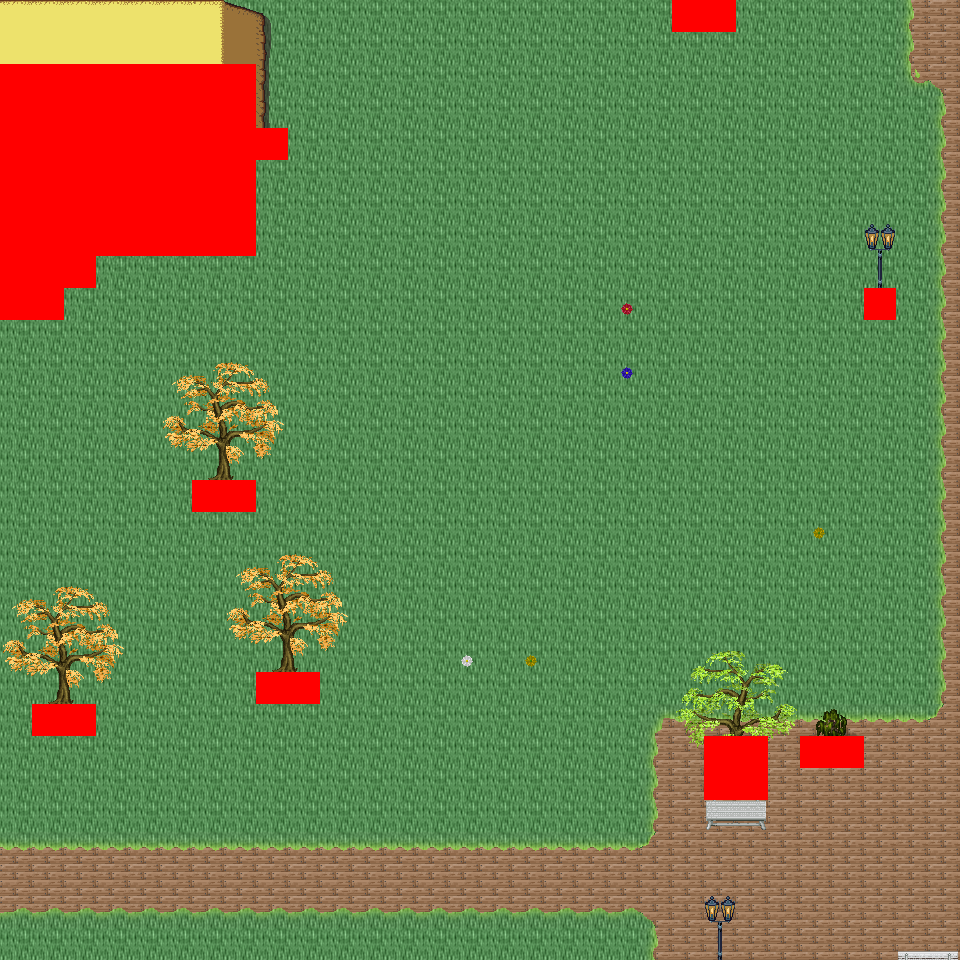

This game map was drawn from its Tiled (.tmx) file and the tilesets committed beside it. A one-line description and the trimmed map source follow:
An orthogonal 30x30 tile map with 32x32 px tiles, 6 tile layers (Ground, Object, Object2, Above, ...), 54 tilesets and 6 objects (6x mapExit).

<map version="1.0" orientation="orthogonal" renderorder="right-down" width="30" height="30" tilewidth="32" tileheight="32" nextobjectid="7">
  <tileset firstgid="1" name="tileset_logic_collision" tilewidth="32" tileheight="32" tilecount="1" columns="1">
    <image source="../drawable/tileset_logic_collision.png" width="32" height="32" />
  </tileset>
  <tileset firstgid="2" name="tileset_ground_ground" tilewidth="32" tileheight="32" tilecount="33" columns="3">
    <image source="../drawable/tileset_ground_ground.png" width="96" height="352" />
  </tileset>
  <tileset firstgid="35" name="tileset_building_castle" tilewidth="32" tileheight="32" tilecount="320" columns="20">
    <image source="../drawable/tileset_building_castle.png" width="640" height="512" />
  </tileset>
  <tileset firstgid="355" name="tileset_item_weapon_cannon" tilewidth="32" tileheight="32" tilecount="12" columns="3">
    <image source="../drawable/tileset_item_weapon_cannon.png" width="96" height="128" />
  </tileset>
  <tileset firstgid="367" name="tileset_item_pot_barrels_1" tilewidth="32" tileheight="32" tilecount="8" columns="4">
    <image source="../drawable/tileset_item_pot_barrels_1.png" width="128" height="64" />
  </tileset>
  <tileset firstgid="375" name="tileset_building_door_door" tilewidth="32" tileheight="32" tilecount="6" columns="3">
    <image source="../drawable/tileset_building_door_door.png" width="96" height="64" />
  </tileset>
  <tileset firstgid="381" name="tileset_building_door_closed" tilewidth="32" tileheight="32" tilecount="1" columns="1">
    <image source="../drawable/tileset_building_door_closed.png" width="32" height="32" />
  </tileset>
  <tileset firstgid="382" name="tileset_building_window_window_centered" tilewidth="32" tileheight="32" tilecount="1" columns="1">
    <image source="../drawable/tileset_building_window_window_centered.png" width="32" height="32" />
  </tileset>
  <tileset firstgid="383" name="tileset_building_decoration_chimney_big" tilewidth="32" tileheight="32" tilecount="2" columns="1">
    <image source="../drawable/tileset_building_decoration_chimney_big.png" width="32" height="64" />
  </tileset>
  <tileset firstgid="385" name="tileset_ground_grass_edges" tilewidth="32" tileheight="32" tilecount="36" columns="12">
    <image source="../drawable/tileset_ground_grass_edges.png" width="384" height="96" />
  </tileset>
  <tileset firstgid="421" name="tileset_ground_grass_corners" tilewidth="32" tileheight="32" tilecount="24" columns="6">
    <image source="../drawable/tileset_ground_grass_corners.png" width="192" height="128" />
  </tileset>
  <tileset firstgid="445" name="tileset_plant_tree_fall_trees" tilewidth="32" tileheight="32" tilecount="40" columns="8">
    <image source="../drawable/tileset_plant_tree_fall_trees.png" width="256" height="160" />
  </tileset>
  <tileset firstgid="485" name="tileset_plant_tree_locust_tree" tilewidth="32" tileheight="32" tilecount="20" columns="4">
    <image source="../drawable/tileset_plant_tree_locust_tree.png" width="128" height="160" />
  </tileset>
  <tileset firstgid="505" name="tileset_furniture_chair_bench_white" tilewidth="32" tileheight="32" tilecount="8" columns="2">
    <image source="../drawable/tileset_furniture_chair_bench_white.png" width="64" height="128" />
  </tileset>
  <tileset firstgid="513" name="tileset_plant_flower_daisy_blue" tilewidth="32" tileheight="32" tilecount="8" columns="2">
    <image source="../drawable/tileset_plant_flower_daisy_blue.png" width="64" height="128" />
  </tileset>
  <tileset firstgid="521" name="tileset_plant_flower_daisy_red" tilewidth="32" tileheight="32" tilecount="8" columns="2">
    <image source="../drawable/tileset_plant_flower_daisy_red.png" width="64" height="128" />
  </tileset>
  <tileset firstgid="529" name="tileset_plant_flower_daisy_white" tilewidth="32" tileheight="32" tilecount="8" columns="2">
    <image source="../drawable/tileset_plant_flower_daisy_white.png" width="64" height="128" />
  </tileset>
  <tileset firstgid="537" name="tileset_plant_flower_daisy_yellow" tilewidth="32" tileheight="32" tilecount="8" columns="2">
    <image source="../drawable/tileset_plant_flower_daisy_yellow.png" width="64" height="128" />
  </tileset>
  <tileset firstgid="545" name="tileset_plant_flower_flower_bed_1" tilewidth="32" tileheight="32" tilecount="35" columns="7">
    <image source="../drawable/tileset_plant_flower_flower_bed_1.png" width="224" height="160" />
  </tileset>
  <tileset firstgid="580" name="tileset_plant_flower_planted_containers" tilewidth="32" tileheight="32" tilecount="16" columns="4">
    <image source="../drawable/tileset_plant_flower_planted_containers.png" width="128" height="128" />
  </tileset>
  <tileset firstgid="596" name="tileset_item_pot_pot_grey" tilewidth="32" tileheight="32" tilecount="1" columns="1">
    <image source="../drawable/tileset_item_pot_pot_grey.png" width="32" height="32" />
  </tileset>
  <tileset firstgid="597" name="tileset_item_pot_pot_burgundy" tilewidth="32" tileheight="32" tilecount="1" columns="1">
    <image source="../drawable/tileset_item_pot_pot_burgundy.png" width="32" height="32" />
  </tileset>
  <tileset firstgid="598" name="tileset_building_decoration_chimney" tilewidth="32" tileheight="32" tilecount="2" columns="1">
    <image source="../drawable/tileset_building_decoration_chimney.png" width="32" height="64" />
  </tileset>
  <tileset firstgid="600" name="tileset_furniture_light_lamp_blue" tilewidth="32" tileheight="32" tilecount="3" columns="1">
    <image source="../drawable/tileset_furniture_light_lamp_blue.png" width="32" height="96" />
  </tileset>
  <tileset firstgid="603" name="tileset_light_dim_light_7x5" tilewidth="32" tileheight="32" tilecount="35" columns="7">
    <image source="../drawable/tileset_light_dim_light_7x5.png" width="224" height="160" />
  </tileset>
  <tileset firstgid="638" name="tileset_logic_protection" tilewidth="32" tileheight="32" tilecount="2" columns="2">
    <image source="../drawable/tileset_logic_protection.png" width="64" height="32" />
  </tileset>
  <tileset firstgid="640" name="tileset_furniture_table_bazaar_table_1" tilewidth="32" tileheight="32" tilecount="4" columns="2">
    <image source="../drawable/tileset_furniture_table_bazaar_table_1.png" width="64" height="64" />
  </tileset>
  <tileset firstgid="644" name="tileset_furniture_table_bazaar_table_2" tilewidth="32" tileheight="32" tilecount="6" columns="2">
    <image source="../drawable/tileset_furniture_table_bazaar_table_2.png" width="64" height="96" />
  </tileset>
  <tileset firstgid="650" name="tileset_furniture_table_bazaar_table_3" tilewidth="32" tileheight="32" tilecount="6" columns="2">
    <image source="../drawable/tileset_furniture_table_bazaar_table_3.png" width="64" height="96" />
  </tileset>
  <tileset firstgid="656" name="tileset_furniture_table_bazaar_table_4" tilewidth="32" tileheight="32" tilecount="6" columns="2">
    <image source="../drawable/tileset_furniture_table_bazaar_table_4.png" width="64" height="96" />
  </tileset>
  <tileset firstgid="662" name="tileset_furniture_table_bazaar_table_5" tilewidth="32" tileheight="32" tilecount="6" columns="2">
    <image source="../drawable/tileset_furniture_table_bazaar_table_5.png" width="64" height="96" />
  </tileset>
  <tileset firstgid="668" name="tileset_furniture_table_flowers_on_bench2" tilewidth="32" tileheight="32" tilecount="6" columns="3">
    <image source="../drawable/tileset_furniture_table_flowers_on_bench2.png" width="96" height="64" />
  </tileset>
  <tileset firstgid="674" name="tileset_furniture_table_flowers_on_benches" tilewidth="32" tileheight="32" tilecount="10" columns="2">
    <image source="../drawable/tileset_furniture_table_flowers_on_benches.png" width="64" height="160" />
  </tileset>
  <tileset firstgid="684" name="tileset_furniture_table_vendors_table" tilewidth="32" tileheight="32" tilecount="35" columns="7">
    <image source="../drawable/tileset_furniture_table_vendors_table.png" width="224" height="160" />
  </tileset>
  <tileset firstgid="719" name="tileset_item_drink_bottles_and_cups" tilewidth="32" tileheight="32" tilecount="16" columns="4">
    <image source="../drawable/tileset_item_drink_bottles_and_cups.png" width="128" height="128" />
  </tileset>
  <tileset firstgid="735" name="tileset_item_drink_beers_and_flasks" tilewidth="32" tileheight="32" tilecount="12" columns="4">
    <image source="../drawable/tileset_item_drink_beers_and_flasks.png" width="128" height="96" />
  </tileset>
  <tileset firstgid="747" name="tileset_item_drink_casks" tilewidth="32" tileheight="32" tilecount="4" columns="2">
    <image source="../drawable/tileset_item_drink_casks.png" width="64" height="64" />
  </tileset>
  <tileset firstgid="751" name="tileset_item_food_meals_1" tilewidth="32" tileheight="32" tilecount="2" columns="2">
    <image source="../drawable/tileset_item_food_meals_1.png" width="64" height="32" />
  </tileset>
  <tileset firstgid="753" name="tileset_item_food_rustic_meals" tilewidth="32" tileheight="32" tilecount="2" columns="2">
    <image source="../drawable/tileset_item_food_rustic_meals.png" width="64" height="32" />
  </tileset>
  <tileset firstgid="755" name="tileset_item_household_food_preparation_2" tilewidth="32" tileheight="32" tilecount="4" columns="2">
    <image source="../drawable/tileset_item_household_food_preparation_2.png" width="64" height="64" />
  </tileset>
  <tileset firstgid="759" name="tileset_item_pot_barrels_2" tilewidth="32" tileheight="32" tilecount="8" columns="4">
    <image source="../drawable/tileset_item_pot_barrels_2.png" width="128" height="64" />
  </tileset>
  <tileset firstgid="767" name="tileset_item_drink_olive_oil_vinegar" tilewidth="32" tileheight="32" tilecount="4" columns="2">
    <image source="../drawable/tileset_item_drink_olive_oil_vinegar.png" width="64" height="64" />
  </tileset>
  <tileset firstgid="771" name="tileset_ground_ground_3" tilewidth="32" tileheight="32" tilecount="5" columns="5">
    <image source="../drawable/tileset_ground_ground_3.png" width="160" height="32" />
  </tileset>
  <tileset firstgid="776" name="tileset_building_decoration_banner" tilewidth="32" tileheight="32" tilecount="12" columns="1">
    <image source="../drawable/tileset_building_decoration_banner.png" width="32" height="384" />
  </tileset>
  <tileset firstgid="788" name="tileset_building_cottage" tilewidth="32" tileheight="32" tilecount="256" columns="16">
    <image source="../drawable/tileset_building_cottage.png" width="512" height="512" />
  </tileset>
  <tileset firstgid="1044" name="tileset_building_roof_thatched_roof" tilewidth="32" tileheight="32" tilecount="256" columns="16">
    <image source="../drawable/tileset_building_roof_thatched_roof.png" width="512" height="512" />
  </tileset>
  <tileset firstgid="1300" name="tileset_building_door_doors" tilewidth="32" tileheight="32" tilecount="256" columns="16">
    <image source="../drawable/tileset_building_door_doors.png" width="512" height="512" />
  </tileset>
  <tileset firstgid="1556" name="tileset_building_window_windows" tilewidth="32" tileheight="32" tilecount="256" columns="16">
    <image source="../drawable/tileset_building_window_windows.png" width="512" height="512" />
  </tileset>
  <tileset firstgid="1812" name="tileset_logic_portal" tilewidth="32" tileheight="32" tilecount="24" columns="8">
    <image source="../drawable/tileset_logic_portal.png" width="256" height="96" />
  </tileset>
  <tileset firstgid="1836" name="tileset_plant_bush_leafy" tilewidth="32" tileheight="32" tilecount="48" columns="8">
    <image source="../drawable/tileset_plant_bush_leafy.png" width="256" height="192" />
  </tileset>
  <tileset firstgid="1884" name="tileset_plant_bushes_and_trees" tilewidth="32" tileheight="32" tilecount="144" columns="16">
    <image source="../drawable/tileset_plant_bushes_and_trees.png" width="512" height="289" />
  </tileset>
  <tileset firstgid="2028" name="tileset_plant_bush_berried" tilewidth="32" tileheight="32" tilecount="60" columns="5">
    <image source="../drawable/tileset_plant_bush_berried.png" width="160" height="384" />
  </tileset>
  <tileset firstgid="2088" name="tileset_plant_bush_fern" tilewidth="32" tileheight="32" tilecount="32" columns="8">
    <image source="../drawable/tileset_plant_bush_fern.png" width="256" height="128" />
  </tileset>
  <tileset firstgid="2120" name="tileset_plant_bush_bush_pinks" tilewidth="32" tileheight="32" tilecount="4" columns="2">
    <image source="../drawable/tileset_plant_bush_bush_pinks.png" width="64" height="64" />
  </tileset>
  <layer name="Ground" width="30" height="30">
    <data>[900 cells, 900 non-empty, 6 distinct tile ids]</data>
  </layer>
  <layer name="Object" width="30" height="30">
    <data>[900 cells, 125 non-empty, 25 distinct tile ids]</data>
  </layer>
  <layer name="Object2" width="30" height="30">
    <data>[900 cells, 13 non-empty, 9 distinct tile ids]</data>
  </layer>
  <layer name="Above" width="30" height="30">
    <data>[900 cells, 123 non-empty, 56 distinct tile ids]</data>
  </layer>
  <layer name="Above2" width="30" height="30">
    <data>[900 cells, 11 non-empty, 4 distinct tile ids]</data>
  </layer>
  <layer name="Walkable" width="30" height="30">
    <data>[900 cells, 69 non-empty, 1 distinct tile ids]</data>
  </layer>
  <objectgroup name="MapEvents">
    <object id="1" name="north" type="mapExit" x="0" y="0" width="672" height="32">
      <properties>
        <property name="map" value="level_0_x35_y42" />
        <property name="x" value="0" />
        <property name="y" value="28" />
      </properties>
    </object>
    <object id="2" name="north2" type="mapExit" x="736" y="0" width="224" height="32">
      <properties>
        <property name="map" value="level_0_x35_y42" />
        <property name="x" value="23" />
        <property name="y" value="28" />
      </properties>
    </object>
    <object id="3" name="south" type="mapExit" x="0" y="928" width="960" height="32">
      <properties>
        <property name="map" value="level_0_x35_y44" />
        <property name="x" value="0" />
        <property name="y" value="1" />
      </properties>
    </object>
    <object id="4" name="west" type="mapExit" x="0" y="0" width="32" height="64">
      <properties>
        <property name="map" value="level_0_x34_y43" />
        <property name="x" value="28" />
        <property name="y" value="0" />
      </properties>
    </object>
    <object id="5" name="west2" type="mapExit" x="0" y="320" width="32" height="640">
      <properties>
        <property name="map" value="level_0_x34_y43" />
        <property name="x" value="28" />
        <property name="y" value="10" />
      </properties>
    </object>
    <object id="6" name="east" type="mapExit" x="928" y="0" width="32" height="960">
      <properties>
        <property name="map" value="level_0_x36_y43" />
        <property name="x" value="1" />
        <property name="y" value="0" />
      </properties>
    </object>
  </objectgroup>
</map>
